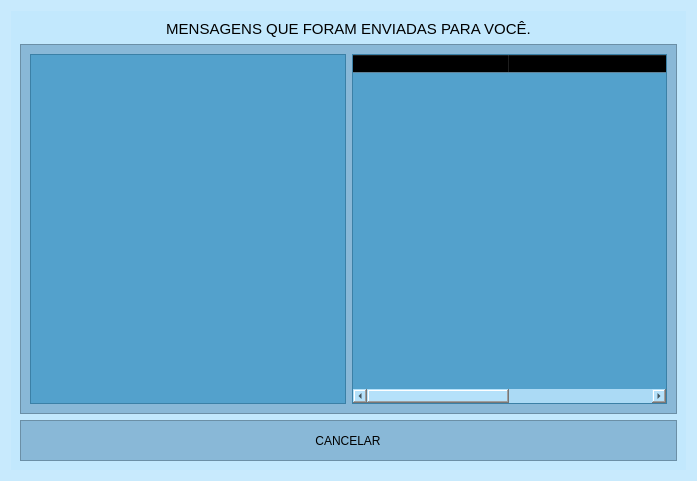
<?xml version="1.0" encoding="UTF-8"?>
<ui version="4.0">
 <class>Form</class>
 <widget class="QWidget" name="Form">
  <property name="geometry">
   <rect>
    <x>0</x>
    <y>0</y>
    <width>697</width>
    <height>481</height>
   </rect>
  </property>
  <property name="minimumSize">
   <size>
    <width>697</width>
    <height>481</height>
   </size>
  </property>
  <property name="maximumSize">
   <size>
    <width>697</width>
    <height>481</height>
   </size>
  </property>
  <property name="windowTitle">
   <string>MENSAGENS - SISTEMA MANUNTEÇÃO</string>
  </property>
  <property name="styleSheet">
   <string notr="true">QWidget{
	background-color: rgb(188, 230, 254, 150);
}

#tabela, #mensagem{
	background-color: rgb(68, 154, 202, 200);
}
#tabela section{
background-color: rgb(98, 101, 255);
}
QFrame{	
	background-color: rgb(137, 184, 214, 250);
}

#label, #cancelar{	
	background-color: rgb(137, 184, 214, 0);
}

#Form{
	background-image: url(:/img/mensagens.jpeg);
}</string>
  </property>
  <layout class="QVBoxLayout" name="verticalLayout">
   <item>
    <widget class="QWidget" name="widget" native="true">
     <layout class="QVBoxLayout" name="verticalLayout_2">
      <item>
       <widget class="QLabel" name="label">
        <property name="font">
         <font>
          <pointsize>11</pointsize>
         </font>
        </property>
        <property name="text">
         <string>MENSAGENS QUE FORAM ENVIADAS PARA VOCÊ.</string>
        </property>
        <property name="alignment">
         <set>Qt::AlignCenter</set>
        </property>
       </widget>
      </item>
      <item>
       <widget class="QFrame" name="frame">
        <property name="frameShape">
         <enum>QFrame::StyledPanel</enum>
        </property>
        <property name="frameShadow">
         <enum>QFrame::Raised</enum>
        </property>
        <layout class="QHBoxLayout" name="horizontalLayout_4">
         <item>
          <widget class="QTextEdit" name="mensagem">
           <property name="readOnly">
            <bool>true</bool>
           </property>
          </widget>
         </item>
         <item>
          <widget class="QTableWidget" name="tabela">
           <property name="selectionBehavior">
            <enum>QAbstractItemView::SelectRows</enum>
           </property>
           <property name="showGrid">
            <bool>false</bool>
           </property>
           <property name="sortingEnabled">
            <bool>true</bool>
           </property>
           <attribute name="horizontalHeaderDefaultSectionSize">
            <number>157</number>
           </attribute>
           <attribute name="horizontalHeaderMinimumSectionSize">
            <number>39</number>
           </attribute>
           <attribute name="verticalHeaderDefaultSectionSize">
            <number>30</number>
           </attribute>
           <attribute name="verticalHeaderMinimumSectionSize">
            <number>30</number>
           </attribute>
           <attribute name="verticalHeaderShowSortIndicator" stdset="0">
            <bool>false</bool>
           </attribute>
           <attribute name="verticalHeaderStretchLastSection">
            <bool>false</bool>
           </attribute>
           <column>
            <property name="text">
             <string>CONTAGEM</string>
            </property>
           </column>
           <column>
            <property name="text">
             <string>MENSAGEM</string>
            </property>
           </column>
          </widget>
         </item>
        </layout>
       </widget>
      </item>
      <item>
       <widget class="QFrame" name="frame_2">
        <property name="frameShape">
         <enum>QFrame::StyledPanel</enum>
        </property>
        <property name="frameShadow">
         <enum>QFrame::Raised</enum>
        </property>
        <layout class="QHBoxLayout" name="horizontalLayout_3">
         <item>
          <widget class="QToolButton" name="cancelar">
           <property name="text">
            <string>CANCELAR</string>
           </property>
           <property name="icon">
            <iconset resource="../IMG/recursos.qrc">
             <normaloff>:/img/cancel.svg</normaloff>:/img/cancel.svg</iconset>
           </property>
           <property name="iconSize">
            <size>
             <width>51</width>
             <height>60</height>
            </size>
           </property>
           <property name="shortcut">
            <string>Esc</string>
           </property>
           <property name="checkable">
            <bool>false</bool>
           </property>
           <property name="popupMode">
            <enum>QToolButton::DelayedPopup</enum>
           </property>
           <property name="toolButtonStyle">
            <enum>Qt::ToolButtonTextUnderIcon</enum>
           </property>
           <property name="autoRaise">
            <bool>true</bool>
           </property>
          </widget>
         </item>
        </layout>
       </widget>
      </item>
     </layout>
    </widget>
   </item>
  </layout>
 </widget>
 <resources>
  <include location="../IMG/recursos.qrc"/>
 </resources>
 <connections/>
</ui>
